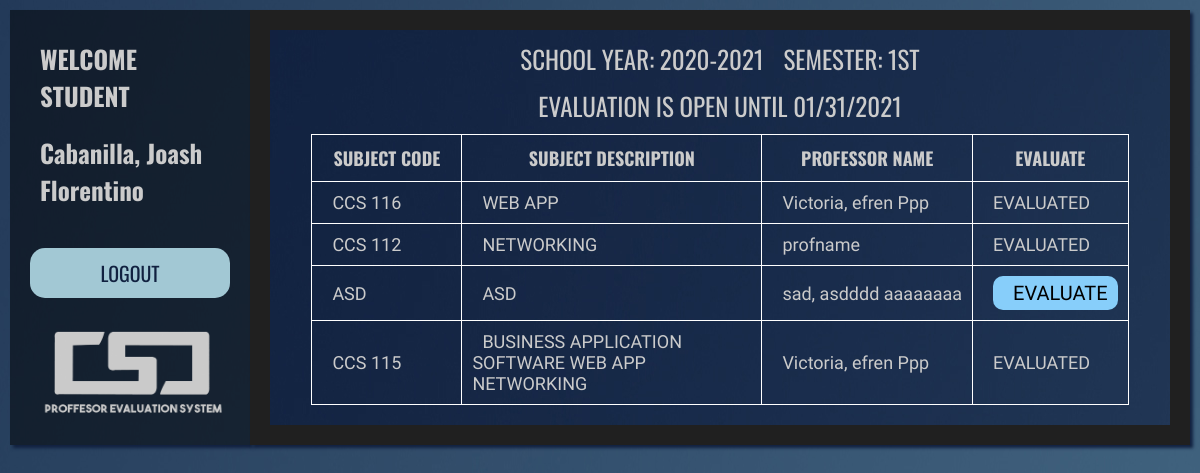
/student-page.php?name=Cabanilla, Joash Florentino&studentnumber=20181562&submit-irreg-subject=no (signed in), run on the app's committed database.
### tables this page shows
CREATE TABLE `school_year` (
  `sy` varchar(500) NOT NULL,
  `semester` varchar(500) NOT NULL,
  `id` int(11) NOT NULL
);

CREATE TABLE `evaluation_setting` (
  `status` varchar(500) NOT NULL,
  `id` int(11) NOT NULL,
  `date` varchar(500) NOT NULL
);

CREATE TABLE `subject` (
  `subject_code` varchar(500) NOT NULL,
  `description` varchar(500) NOT NULL,
  `course` varchar(500) NOT NULL,
  `id` int(11) NOT NULL,
  `professor` varchar(500) NOT NULL,
  `sy` varchar(500) NOT NULL,
  `sem` varchar(500) NOT NULL
);

### student-page.php (the view, shortened to what this page needs)
<?php
$name = $_GET['name'];
?>
<!DOCTYPE html>
<html>
<head>
    <link rel="stylesheet" href="style/admin.css">
</head>
<body>
    <div class="container">
        <div class="header">
            <div style="margin-bottom: -50px;">
                <h1>WELCOME STUDENT</h1>
                <h1><?php if(isset($_GET['name'])){echo $_GET['name'];} else{echo "student name";}?></h1>
            </div>
            <div>
            <form action="" method="POST">
                <div class="div-button">
                    <button class="submit" type="submit" name="logout">LOGOUT</button>
                </div>
            </form>
            </div>
            <div style="margin-top:20px;">
                <img src="image/csd.png" alt="csd" width="200" height="100">
            </div>
        </div>
        <div class="div-content">
            <div class="content">
                <div class="profile"
                <?php
                    require_once('database-config.php');
                    $student_number = $_GET['studentnumber'];
                    $sql = "select * from student where student_number = '$student_number'";
                    $result = mysqli_query($con,$sql);
                    if(mysqli_num_rows($result) > 0)
                    {
                        $row = mysqli_fetch_assoc($result);
                        if($row['status'] == 'REGULAR')
                        {
                            echo "style='display:flex;'";
                        }
                    }
                    else
                    {
                        echo "style='display:none;'";
                    }
                ?>>
                    <div style='display:flex;justify-content:center;margin-top:10px;margin-bottom:10px;'>
                        <?php
                            $sql ="select * from school_year";
                            $result = mysqli_query($con,$sql);
                            $row = mysqli_fetch_assoc($result);
                            $sy = $row['sy'];
                            $sem = $row['semester'];
                            echo "<p class='prof-school'>SCHOOL YEAR: $sy</p>
                                    <p class='prof-school' style='margin-left:20px;'>SEMESTER: $sem</p>";
                        ?>
                    </div>
                    <div>
                    <?php
                            $sql ="select * from evaluation_setting";
                            $result = mysqli_query($con,$sql);
                            $row = mysqli_fetch_assoc($result);
                            $date = $row['date'];
                            $status = $row['status'];
                            if($status == 'OPEN')
                            {
                                echo "<p class='prof-school'>EVALUATION IS OPEN UNTIL $date</p>";
                            }
                            else
                            {
                                echo "<p class='prof-school'>EVALUATION IS CLOSED</p>";
                            }
                        ?>
                    </div>
                    <div>
                        <?php
                        $sql = "select * from student where student_number = $student_number";
                        $result = mysqli_query($con,$sql);
                        $row = mysqli_fetch_assoc($result);
                        $status = $row['status'];
                        $course = $row['course'];
                        if($status == 'REGULAR')
                        {
                            echo "<table style='margin-bottom:20px;margin-top:10px;'>
                                <tr>
                                    <th style='width:150px;'>
                                    SUBJECT CODE
                                    </th>
                                    <th style='width:300px;'>
                                    SUBJECT DESCRIPTION
                                    </th>
                                    <th>
                                    PROFESSOR NAME
                                    </th>
                                    <th style='width:100px;'>
                                    EVALUATE
                                    </th>
                                    </tr>";
                                    $sql = "Select * from subject where sy = '$sy' and sem = '$sem' and course = '$course'";
                                    $result = mysqli_query($con,$sql);
                                    while($row = mysqli_fetch_assoc($result))
                                    {
                                        $id = $row['id'];
                                        $subject_code = $row['subject_code'];
                                        $description = $row['description'];
                                        $professor = $row['professor'];
                                        echo "<tr>";
                                        echo"<td>$subject_code</td>";
                                        echo"<td>$description</td>";
                                        echo"<td>$professor</td>";
                                        $sql2 = "select * from student where student_number = '$student_number'";
                                        $result2 = mysqli_query($con,$sql2);
                                        $row = mysqli_fetch_assoc($result2);
                                        $course = $row['course'];
                                        $sql1 ="select * from evaluation where student_number = '$student_number' and subject_code = '$subject_code' and professor = '$professor' and course = '$course'";
                                        $result1 = mysqli_query($con,$sql1);
                                        if(mysqli_num_rows($result1) > 0)
                                        {
                                            echo"<td>EVALUATED</td>";
                                        }
                                        else
                                        {
                                            $sql2 = "select * from student where student_number = '$student_number'";
                                            $result2 = mysqli_query($con,$sql2);
                                            $row = mysqli_fetch_assoc($result2);
                                            $course = $row['course'];
                                            echo"<td><a class='view' href='evaluation.php?name=$name&studentnumber=$student_number&id=$id&course=$course&professor=$professor&subject_code=$subject_code'>EVALUATE</a></td>";
                                        }
                                        echo "</tr>";
                                    }
                                    echo"</table>";
                        }
                        ?>
                    </div>
                </div>
            </div>
        </div>
    </div>
</body>
</html>

### style/admin.css (style rules this page uses)
* { margin: 0; padding: 0; box-sizing: border-box; }
body { width: 100%; height: 100%; background-image: url("../image/background_new.jpg"); background-size: auto; background-position: center; background-repeat: no-repeat; background-blend-mode: darken; }
.container { width: 100%; height: 100%; display: flex; flex-direction: row; justify-content: space-between; }
.header { padding: 20px; margin-left: 10px; margin-top: 10px; margin-bottom: 20px; background: rgba(0, 0, 0, 0.5); box-shadow: 3px 3px 3px #112140; flex: 1; display: flex; flex-direction: column; }
.div-content { background: #202020; box-shadow: 3px 3px 3px #112140; flex:5; padding: 20px; margin-right: 10px; margin-top: 10px; margin-bottom: 20px; display: flex; justify-content: center; align-items: center; }
.content { background-image: url("../image/background_new.jpg"); display: flex; width: 100%; height: 100%; flex-direction: column; }
.div-button { display: flex; justify-content: center; flex-direction: column; margin-top: 60px; }
.submit { margin-top: 20px; height: 50px; }
.submit { border: none; outline: none; border-radius: 15px; background-color: #a2c8d4; font-size: 20px; font-family: "Oswald", sans-serif; color: #112140; cursor: pointer; text-align: center; }
table { width: 100%; border-collapse: collapse; }
th { padding: 10px; font-size: 18px; font-family: "Oswald", sans-serif; color: #cbcbcb; border: 1px solid white; }
td { height: 20px; font-size: 18px; font-family: "Heebo", sans-serif; color: #cbcbcb; border: 1px solid white; text-indent: 10px; text-align: left; padding: 10px; }
.view:link, .view:visited { background-color: #87cefa; padding: 5px 10px; text-align: center; text-decoration: none; display: inline-block; color: black; border-radius: 10px; }
.view { font-family: "Heebo", sans-serif; font-size: 20px; }
h1 { padding: 10px; font-size: 25px; font-family: "Oswald", sans-serif; color: #cbcbcb; }
.prof-school { font-size: 25px; font-family: "Oswald", sans-serif; color: #cbcbcb; }
.profile { justify-content: center; align-items: center; width: 100%; height:100%; flex-direction: column; }

### data on the page
school_year: sy "2020-2021", semester "1ST"
evaluation_setting: date "01/31/2021"
subject: subject_code "CCS 116", description "WEB APP", professor "Victoria, efren Ppp", shows "EVALUATED"
subject: subject_code "CCS 112", description "NETWORKING", professor "profname", shows "EVALUATED"
subject: subject_code "ASD", description "ASD", professor "sad, asdddd aaaaaaaa"
subject: subject_code "CCS 115", description "BUSINESS APPLICATION SOFTWARE WEB APP NETWORKING", professor "Victoria, efren Ppp", shows "EVALUATED"

### other printed values
$_GET['name'] "Cabanilla, Joash Florentino"
